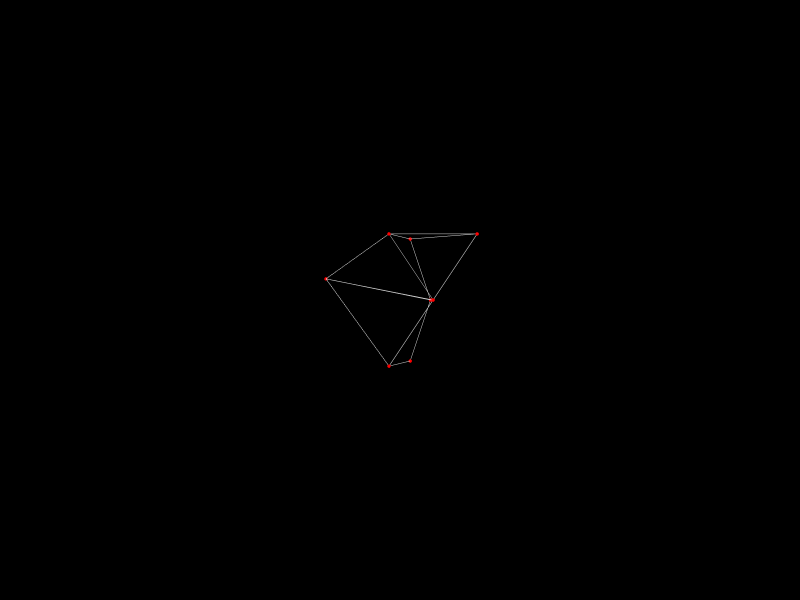

The notebook cell saved with this chart:
### Code cell
Topology.Show(analysis_graph,
              camera=[0,0,6],
              vertexSize=4,
              vertexColor="red",
              edgeColor="lightgrey",
              backgroundColor="black",
              width=800,
              height=600,
              renderer=renderer)

### Figure 1 — Plotly figure (JSON) as saved in the notebook; plotly's stock layout.template omitted (floating-point values rounded to 4 significant figures)
{"data": [{"hoverinfo": "text", "legendgroup": "2", "legendrank": 2, "line": {"color": "lightgrey", "dash": "solid", "width": 1}, "marker": {"size": 0}, "mode": "lines", "name": "1: Untitled Graph (Edges)", "showlegend": false, "text": "", "type": "scatter3d", "x": [-2.5, 1.25, null, 6.25, 1.25, null, 3.75, 1.25, null, 1.25, 2.5, null, 3.75, 2.5, null, 6.25, 2.5, null, 1.25, 2.5, null, 2.5, 3.75, null, 1.25, -2.5, null, 1.25, 3.75, null, 3.75, 6.25, null, 3.75, -2.5, null, 3.75, 3.75, null, -2.5, 3.75, null], "y": [2.5, 5.0, null, 5.0, 5.0, null, 1.25, 5.0, null, 5.0, 5.0, null, 1.25, 5.0, null, 5.0, 5.0, null, -2.5, -2.5, null, -2.5, 1.25, null, -2.5, 2.5, null, -2.5, 1.25, null, 1.25, 5.0, null, 1.25, 2.5, null, 1.25, 1.25, null, 2.5, 1.25, null], "z": [3.2, 4.7, null, 4.7, 4.7, null, 4.7, 4.7, null, 4.7, 1.7, null, 1.7, 1.7, null, 4.7, 1.7, null, 4.7, 1.7, null, 1.7, 1.7, null, 4.7, 3.2, null, 4.7, 4.7, null, 4.7, 4.7, null, 4.7, 3.2, null, 4.7, 1.7, null, 3.2, 1.7, null]}, {"customdata": ["", "", "", "", "", "", "", ""], "hoverinfo": "text", "hovertemplate": ["Click ", "Click ", "Click ", "Click ", "Click ", "Click ", "Click ", "Click "], "hovertext": ["", "", "", "", "", "", "", ""], "legendgroup": "1", "legendrank": 1, "marker": {"color": ["#FF0000", "#FF0000", "#FF0000", "#FF0000", "#FF0000", "#FF0000", "#FF0000", "#FF0000"], "line": {"width": 0}, "opacity": 1, "size": [4, 4, 4, 4, 4, 4, 4, 4], "sizemode": "diameter", "symbol": "circle"}, "mode": "markers", "name": "1: Untitled Graph (Vertices)", "showlegend": false, "text": ["", "", "", "", "", "", "", ""], "type": "scatter3d", "x": [1.25, 2.5, 2.5, 1.25, 6.25, 3.75, -2.5, 3.75], "y": [5.0, 5.0, -2.5, -2.5, 5.0, 1.25, 2.5, 1.25], "z": [4.7, 1.7, 1.7, 4.7, 4.7, 4.7, 3.2, 1.7]}], "layout": {"autosize": true, "height": 600, "margin": {"b": 40, "l": 40, "r": 40, "t": 40}, "paper_bgcolor": "#000000", "plot_bgcolor": "#000000", "scene": {"aspectmode": "data", "camera": {"center": {"x": 0, "y": 0, "z": 0}, "eye": {"x": 0, "y": 0, "z": 6}, "projection": {"type": "perspective"}, "up": {"x": 0, "y": 1, "z": 0}}, "xaxis": {"visible": false}, "yaxis": {"visible": false}, "zaxis": {"visible": false}}, "showlegend": true, "width": 800, "xaxis": {"showgrid": false, "visible": false, "zeroline": false}, "yaxis": {"showgrid": false, "visible": false, "zeroline": false}}}
